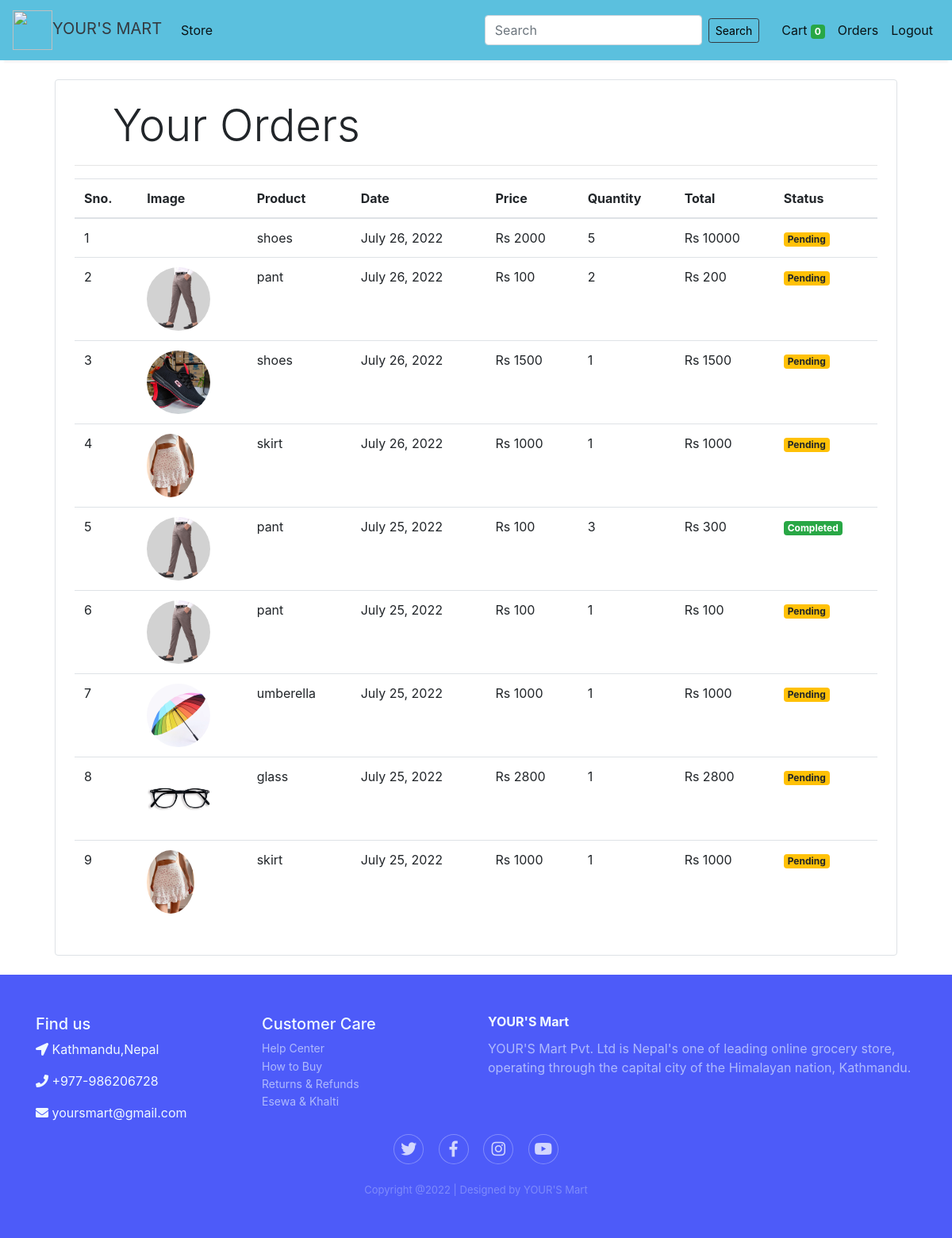
Screenshot of /orders (signed in) with the database file from the repository.
### store/models.py (models this page shows, shortened)
class Order(models.Model):
    product = models.ForeignKey(Products,
                                on_delete=models.CASCADE)
    customer = models.ForeignKey(Customer,
                                 on_delete=models.CASCADE)
    quantity = models.IntegerField(default=1)
    price = models.IntegerField()
    address = models.CharField (max_length=50, default='', blank=True)
    phone = models.CharField (max_length=50, default='', blank=True)
    date = models.DateField (default=datetime.datetime.today)
    status = models.BooleanField (default=False)
    @staticmethod
    def get_orders_by_customer(customer_id):
        return Order.objects.filter(customer=customer_id).order_by('-date')

class Products(models.Model):
    name = models.CharField(max_length=60)
    price= models.IntegerField(default=0)
    category= models.ForeignKey(Category,on_delete=models.CASCADE,default=1 )
    description= models.CharField(max_length=250, default='', blank=True, null= True)
    image= models.ImageField()

### store/auth.py (the view)
    def middleware(request):
        print(request.session.get('customer'))
        returnUrl = request.META['PATH_INFO']
        print(request.META['PATH_INFO'])
        if not request.session.get('customer'):
           return redirect(f'login?return_url={returnUrl}')
        response = get_response(request)
        return response

### store/auth.py (called while the page is built)
def auth_middleware(get_response):
    def middleware(request):
        print(request.session.get('customer'))
        returnUrl = request.META['PATH_INFO']
        print(request.META['PATH_INFO'])
        if not request.session.get('customer'):
           return redirect(f'login?return_url={returnUrl}')
        response = get_response(request)
        return response
    return middleware

### store/templatetags/custom_filter.py (called while the page is built)
@register.filter(name='currency')
def currency(number):
    return "Rs "+str(number)

@register.filter(name='multiply')
def multiply(number , number1):
    return number * number1

### store/views.py (called while the page is built)
	def get(self , request ):
		customer = request.session.get('customer')
		orders = Order.get_orders_by_customer(customer)
		print(orders)
		return render(request , 'store/orders.html'  , {'orders' : orders})

### templates/store/orders.html
{% extends 'store/base.html' %}
{% block content %}
{% load cart %}
{% load custom_filter %}
<div class="container">
   <div class="border rounded p-4 m-4">
        <p class="display-4 pl-4 ml-4">Your Orders</p>
        <hr>
        <table class="table">
            <thead>
                <tr>
                    <th>Sno.</th>
                    <th>Image</th>
                    <th>Product</th>
                    <th>Date</th>
                    <th>Price</th>
                    <th>Quantity</th>
                    <th>Total</th>
                    <th>Status</th>
                </tr>
            </thead>
            <tbody>
                {% for order in orders %}
                <tr>
                    <td>{{forloop.counter}}</td>
                    <td><img style="height: 80px;" class="rounded-circle" src="{{order.product.image.url}}" alt=""></td>
                    <td>{{order.product.name}}</td>
                    <td>{{order.date}}</td>
                    <td>{{order.price|currency}}</td>
                    <td>{{order.quantity}}</td>
                    <td>{{order.quantity|multiply:order.price|currency}}</td>
                    {% if order.status %}
                    <td><small class="badge badge-success">Completed</small></td>
                    {%else%}
                    <td><small class="badge badge-warning">Pending</small></td>
                    {% endif %}
                </tr>
                {% endfor %}
            </tbody>
        </table>
   </div>
</div>
{% endblock %}

### templates/store/base.html (shortened to what this page needs)
{% load static %}
<!doctype html>
<html lang="en">
<head>
	<link rel="stylesheet" href="https://maxcdn.bootstrapcdn.com/bootstrap/4.0.0/css/bootstrap.min.css"
>
	<link rel = "stylesheet" href="{% static 'css/style.css' %}">
	<link rel="stylesheet" href="https://stackpath.bootstrapcdn.com/bootstrap/4.1.3/css/bootstrap.min.css">
	<link rel="stylesheet" href="https://use.fontawesome.com/releases/v5.2.0/css/all.css">
</head>
<body>
	<nav class="one-edge-shadow
	navbar navbar-light
	sticky-top navbar
	navbar-expand-lg
	text-white">
		<a class="navbar-brand ms-3 text-dark " href="/">
		<link rel="stylesheet" href="https://use.fontawesome.com/releases/v5.7.0/css/all.css">
		<img src="https://www.freepnglogos.com/uploads/shopping-cart-png/shopping-cart-svg-png-icon-download-28.png" style="width:50px;height:50px;color:text-light;">YOUR'S MART</a>
		<div class="collapse navbar-collapse" id="navbarSupportedContent">
			<ul class="navbar-nav mr-auto">
				<li class="nav-item active">
					<a class="nav-link" href="/store">Store <span class="sr-only">(current)</span></a>
				</li>
			</ul>
			<form method="GET" action="/search" class="form-inline my-2 my-lg-0">
				<input class="form-control mr-sm-2 form-sm" type="search" name="query" placeholder="Search" aria-label="Search">
				<button class="btn btn-outline-dark my-2 my-sm-0 btn-sm" id = "btn" type="submit">Search</button>
			</form>
			<ul class=" navbar-nav my-2 my-lg-0">
				<li class="nav-item active">
					<a class="nav-link" href="/cart">Cart
					<span class="badge badge-success">{{request.session.cart.keys|length}}</span>
					<span class="sr-only">(current)</span></a>
				</li>
				{% if request.session.customer %}
					<li class="nav-item active ">
						<a class="nav-link" href="/orders">Orders<span class="sr-only">(current)</span></a>
					</li>
					<li class="nav-item active ">
						<a class="nav-link" href="/logout">Logout<span class="sr-only">(current)</span></a>
					</li>
				{% endif %}
			</ul>
		</div>
	</nav>
    {% block content %}{% endblock %}
	<div class="footer-dark">
        <footer>
            <div class="container">
                <div class="row">
                    <div class="col-sm-6 col-md-3 item">
						<h5 class="headin5_amrc col_white_amrc pt2">Find us</h5>
						<p><i class="fa fa-location-arrow"></i> Kathmandu,Nepal </p>
						<p><i class="fa fa-phone"></i>  +977-986206728  </p>
						<p><i class="fa fa fa-envelope"></i> yoursmart@gmail.com  </p>
                    </div>
                    <div class="col-sm-6 col-md-3 item">
						<h5 class="headin5_amrc col_white_amrc pt2">Customer Care</h5>
						<ul class="footer_ul_amrc">
							<li><a href="#">Help Center</a></li>
							<li><a href="#">How to Buy</a></li>
							<li><a href="#">Returns & Refunds</a></li>
							<li><a href="#">Esewa & Khalti</a></li>
						</ul>
                    </div>
                    <div class="col-md-6 item text">
                        <h3>YOUR'S Mart</h3>
                        <p>
							YOUR'S Mart Pvt. Ltd is Nepal's one of leading online grocery store, operating through the capital city of the Himalayan nation, Kathmandu.</p>
                    </div>
                    <div class="col item social">
						<a href="#"><i class="fab fa-twitter"></i></a>
						<a href="#"><i class="fab fa-facebook-f"></i></a>
						<a href="#"><i class="fab fa-instagram"></i></a>
						<a href="#"><i class="fab fa-youtube"></i></a>
					</div>
				</div>
                <p class="copyright">Copyright @2022 | Designed by YOUR'S Mart</p>
            </div>
        </footer>
    </div>
</body>
</html>

### static/css/style.css (style rules this page uses)
nav { background-color: #5bc0de; }
.one-edge-shadow { box-shadow: 0 8px 2px -5px rgb(246, 245, 245); }
#btn { color: black; margin-right: 20px; }
.footer-dark { padding:50px 0; color:#f0f9ff; background-color:#4d5bF9; }
.footer-dark h3 { margin-top:0; margin-bottom:12px; font-weight:bold; font-size:16px; }
.footer-dark ul { padding:0; list-style:none; line-height:1.6; font-size:14px; margin-bottom:0; }
.footer-dark ul a { color:inherit; text-decoration:none; opacity:0.6; }
.footer-dark .item.text { margin-bottom:36px; }
.footer-dark .item.text p { opacity:0.6; margin-bottom:0; }
.footer-dark .item.social { text-align:center; }
.footer-dark .item.social > a { font-size:20px; width:36px; height:36px; line-height:36px; display:inline-block; text-align:center; border-radius:50%; box-shadow:0 0 0 1px rgba(255,255,255,0.4); margin:0 8px; color:#fff; opacity:0.75; }
.footer-dark .copyright { text-align:center; padding-top:24px; opacity:0.3; font-size:13px; margin-bottom:0; }

### rows the page displays
Order: product.name "shoes", date "July 26, 2022", price "Rs 2000", quantity "5", quantity|multiply "Rs 10000", status "Pending"
Order: product.image (picture), product.name "pant", date "July 26, 2022", price "Rs 100", quantity "2", quantity|multiply "Rs 200", status "Pending"
Order: product.image (picture), product.name "shoes", date "July 26, 2022", price "Rs 1500", quantity "1", quantity|multiply "Rs 1500", status "Pending"
Order: product.image (picture), product.name "skirt", date "July 26, 2022", price "Rs 1000", quantity "1", quantity|multiply "Rs 1000", status "Pending"
Order: product.image (picture), product.name "pant", date "July 25, 2022", price "Rs 100", quantity "3", quantity|multiply "Rs 300", status "Completed"
Order: product.image (picture), product.name "pant", date "July 25, 2022", price "Rs 100", quantity "1", quantity|multiply "Rs 100", status "Pending"
Order: product.image (picture), product.name "umberella", date "July 25, 2022", price "Rs 1000", quantity "1", quantity|multiply "Rs 1000", status "Pending"
Order: product.image (picture), product.name "glass", date "July 25, 2022", price "Rs 2800", quantity "1", quantity|multiply "Rs 2800", status "Pending"
Order: product.image (picture), product.name "skirt", date "July 25, 2022", price "Rs 1000", quantity "1", quantity|multiply "Rs 1000", status "Pending"

### other values shown
{{ request.session.cart.keys|length }} "0"
